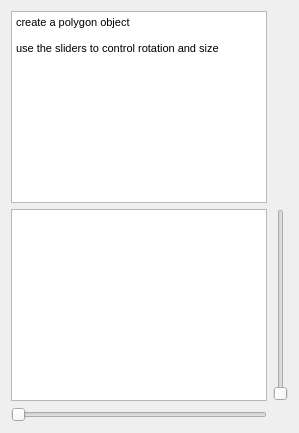
          <widget class="QWidget" name="tab_31">
           <attribute name="title">
            <string>b4</string>
           </attribute>
           <layout class="QGridLayout" name="gridLayout_7">
            <item row="0" column="0">
             <widget class="QTextEdit" name="textEdit_3">
              <property name="html">
               <string>&lt;!DOCTYPE HTML PUBLIC &quot;-//W3C//DTD HTML 4.0//EN&quot; &quot;http://www.w3.org/TR/REC-html40/strict.dtd&quot;&gt;
&lt;html&gt;&lt;head&gt;&lt;meta name=&quot;qrichtext&quot; content=&quot;1&quot; /&gt;&lt;style type=&quot;text/css&quot;&gt;
p, li { white-space: pre-wrap; }
&lt;/style&gt;&lt;/head&gt;&lt;body style=&quot; font-family:'Sans'; font-size:10pt; font-weight:400; font-style:normal;&quot;&gt;
&lt;p style=&quot; margin-top:0px; margin-bottom:0px; margin-left:0px; margin-right:0px; -qt-block-indent:0; text-indent:0px;&quot;&gt;&lt;span style=&quot; font-family:'MS Shell Dlg 2'; font-size:8.25pt;&quot;&gt;create a polygon object&lt;/span&gt;&lt;/p&gt;
&lt;p style=&quot;-qt-paragraph-type:empty; margin-top:0px; margin-bottom:0px; margin-left:0px; margin-right:0px; -qt-block-indent:0; text-indent:0px; font-family:'MS Shell Dlg 2'; font-size:8.25pt;&quot;&gt;&lt;br /&gt;&lt;/p&gt;
&lt;p style=&quot; margin-top:0px; margin-bottom:0px; margin-left:0px; margin-right:0px; -qt-block-indent:0; text-indent:0px;&quot;&gt;&lt;span style=&quot; font-family:'MS Shell Dlg 2'; font-size:8.25pt;&quot;&gt;use the sliders to control rotation and size&lt;/span&gt;&lt;/p&gt;&lt;/body&gt;&lt;/html&gt;</string>
              </property>
             </widget>
            </item>
            <item row="1" column="0">
             <widget class="QGraphicsView" name="a5b4graphicsview"/>
            </item>
            <item row="1" column="1">
             <widget class="QSlider" name="a5b4slider1">
              <property name="orientation">
               <enum>Qt::Vertical</enum>
              </property>
             </widget>
            </item>
            <item row="2" column="0">
             <widget class="QSlider" name="a5b4slider2">
              <property name="orientation">
               <enum>Qt::Horizontal</enum>
              </property>
             </widget>
            </item>
           </layout>
          </widget>
